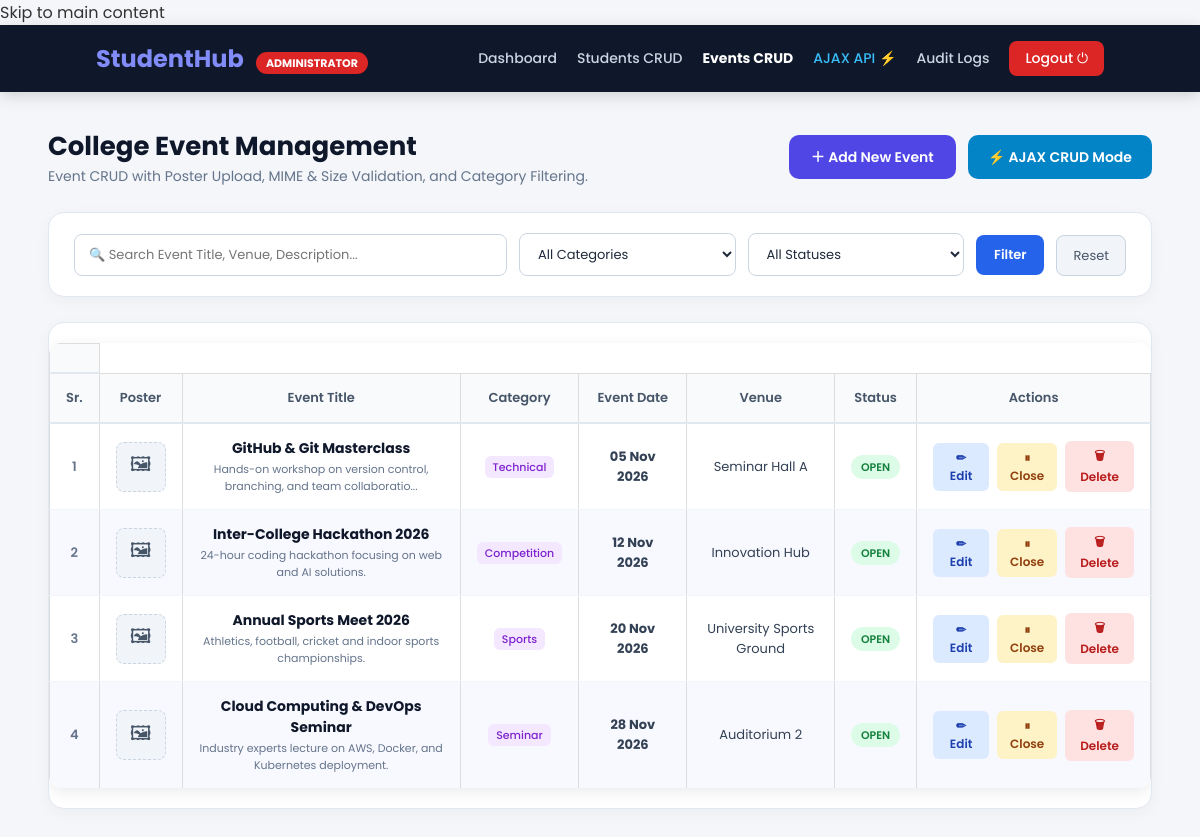
The page /php/manage_events.php (signed in) on the database its author committed.
### tables this page shows
CREATE TABLE IF NOT EXISTS events (
    event_id INT AUTO_INCREMENT PRIMARY KEY,
    event_name VARCHAR(150) NOT NULL,
    event_date DATE NOT NULL,
    venue VARCHAR(150),
    description TEXT,
    UNIQUE KEY unique_event_name (event_name)
);

### php/auth.php (called while the page is built, shortened)
<?php
function e($value) {
    return htmlspecialchars($value ?? '', ENT_QUOTES, 'UTF-8');
}

### php/manage_events.php (the view, shortened to what this page needs)
<?php
require_once __DIR__ . '/auth.php';
$upload_dir = dirname(__DIR__) . '/uploads/posters/';
$search_query   = trim($_GET['search'] ?? '');
$where_clauses = ["1=1"];
$where_sql = implode(" AND ", $where_clauses);
$sql = "SELECT event_id, event_name, event_date, venue, description, poster, category, status
        FROM events
        WHERE $where_sql
        ORDER BY event_date ASC, event_id ASC";
$stmt = $conn->prepare($sql);
$stmt->execute();
$events_res = $stmt->get_result();
$events = [];
while ($row = $events_res->fetch_assoc()) {
    $events[] = $row;
}
?>
<!DOCTYPE html>
<html lang="en">
<head>
    <link rel="stylesheet" href="../css/style.css">
    <link rel="stylesheet" href="../css/manage_events.css">
</head>
<body>
    <a href="#main-content" class="skip-link">Skip to main content</a>
    <nav class="admin-nav">
        <div>
            <span class="brand-text">StudentHub</span>
            <span class="admin-tag">Administrator</span>
        </div>
        <div class="admin-nav-links">
            <a href="admin_dashboard.php">Dashboard</a>
            <a href="manage_students.php">Students CRUD</a>
            <a href="manage_events.php" style="color:white; font-weight:700;">Events CRUD</a>
            <a href="ajax_events.php" style="color:#38bdf8;"> AJAX API ⚡</a>
            <a href="audit_logs.php">Audit Logs</a>
            <a href="logout.php" class="btn-logout">Logout ⏻</a>
        </div>
    </nav>
    <main id="main-content">
    <div class="page-wrap">
        <div class="header-bar">
            <div>
                <h1>College Event Management</h1>
                <p> Event CRUD with Poster Upload, MIME & Size Validation, and Category Filtering.</p>
            </div>
            <div style="display:flex; gap:12px;">
                <button type="button" class="btn-primary-action" onclick="openCreateModal()">
                    ＋ Add New Event
                </button>
                <a href="ajax_events.php" class="btn-ajax-link">
                    ⚡ AJAX CRUD Mode
                </a>
            </div>
        </div>
        <div class="filter-panel">
            <form method="GET" action="manage_events.php" class="filter-form">
                <div>
                    <input type="text" name="search" class="filter-input" placeholder="🔍 Search Event Title, Venue, Description..." value="<?= e($search_query) ?>">
                </div>
                <div>
                    <select name="category" class="filter-select">
                        <option value="">All Categories</option>
                    </select>
                </div>
                <div>
                    <select name="status" class="filter-select">
                        <option value="">All Statuses</option>
                    </select>
                </div>
                <div>
                    <button type="submit" class="btn-filter">Filter</button>
                </div>
                <div>
                    <a href="manage_events.php" class="btn-reset">Reset</a>
                </div>
            </form>
        </div>
        <div class="table-card">
            <div class="table-responsive">
                <table class="events-table">
                    <th scope="col"ead>
                        <tr>
                            <th scope="col" style="width:40px;">Sr.</th>
                            <th scope="col">Poster</th>
                            <th scope="col">Event Title</th>
                            <th scope="col">Category</th>
                            <th scope="col">Event Date</th>
                            <th scope="col">Venue</th>
                            <th scope="col">Status</th>
                            <th scope="col" style="text-align:center;">Actions</th>
                        </tr>
                    <tbody>
                        <?php if (empty($events)): ?>
                            <tr>
                                <td colspan="8" style="text-align:center; padding:35px; color:#64748b;">
                                    No events found matching your search and filter criteria.
                                </td>
                            </tr>
                        <?php else: ?>
                            <?php $evt_sr = 0; foreach ($events as $evt): $evt_sr++; ?>
                                <tr>
                                    <td style="color:#64748b; font-weight:600;"><?= $evt_sr ?></td>
                                    <td>
                                        <?php if (!empty($evt['poster']) && file_exists($upload_dir . $evt['poster'])): ?>
                                            <a href="../uploads/posters/<?= e($evt['poster']) ?>" target="_blank">
                                                <img src="../uploads/posters/<?= e($evt['poster']) ?>" class="poster-thumb" alt="Poster">
                                            </a>
                                        <?php else: ?>
                                            <div class="poster-placeholder" title="No poster uploaded">🖼</div>
                                        <?php endif; ?>
                                    </td>
                                    <td>
                                        <strong style="color:#0f172a; font-size:14px;"><?= e($evt['event_name']) ?></strong>
                                        <div style="font-size:11px; color:#64748b; margin-top:2px;">
                                            <?= e(substr($evt['description'] ?? '', 0, 70)) . (strlen($evt['description'] ?? '') > 70 ? '...' : '') ?>
                                        </div>
                                    </td>
                                    <td>
                                        <span class="badge-cat"><?= e($evt['category']) ?></span>
                                    </td>
                                    <td>
                                        <strong><?= date('d M Y', strtotime($evt['event_date'])) ?></strong>
                                    </td>
                                    <td><?= e($evt['venue']) ?></td>
                                    <td>
                                        <span class="badge <?= $evt['status'] === 'open' ? 'badge-open' : 'badge-closed' ?>">
                                            <?= ucfirst(e($evt['status'])) ?>
                                        </span>
                                    </td>
                                    <td>
                                        <div style="display:flex; gap:8px; justify-content:center; align-items:center;">
                                            <button type="button" class="btn-action btn-edit" onclick='openEditModal(<?= json_encode($evt, JSON_HEX_TAG | JSON_HEX_APOS | JSON_HEX_QUOT | JSON_HEX_AMP) ?>)'>
                                                ✏ Edit
                                            </button>
                                            <form method="POST" action="manage_events.php" style="display:inline;">
                                                <button type="submit" class="btn-action btn-toggle" title="Click to toggle Open/Closed">
                                                    <?= $evt['status'] === 'open' ? '⏸ Close' : '▶ Open' ?>
                                                </button>
                                            </form>
                                            <form method="POST" action="manage_events.php" style="display:inline;" onsubmit="return confirm('Delete event \'<?= e($evt['event_name']) ?>\' and its poster image?');">
                                                <button type="submit" class="btn-action btn-delete">🗑 Delete</button>
                                            </form>
                                        </div>
                                    </td>
                                </tr>
                            <?php endforeach; ?>
                        <?php endif; ?>
                    </tbody>
                </table>
            </div>
        </div>
    </div>
    </main>
</body>
</html>

### css/style.css (style rules this page uses)
* { margin:0; padding:0; box-sizing:border-box; font-family:'Poppins',sans-serif; }
body { background:#f7f8fc; color:#333; }
a { text-decoration:none; color:#333; }
nav { display:flex; gap:25px; }
nav a { font-weight:500; transition:.3s; }
button { background:#4F46E5; color:white; border:none; padding:12px 28px; border-radius:8px; cursor:pointer; transition:.3s; }
table { width:100%; border-collapse:collapse; background:white; margin-top:20px; }
table th { background:#4F46E5; color:white; }
table th, table td { padding:15px; text-align:center; border:1px solid #ddd; }
table { width: 100%; border-collapse: collapse; margin: 20px 0; background: #ffffff; border-radius: 12px; overflow: hidden; box-shadow: 0 4px 15px rgba(0, 0, 0, 0.08); }
table th { background: linear-gradient(135deg, #4f46e5, #5148d8); color: white; padding: 16px; text-align: center; font-weight: 600; }
table td { padding: 15px; text-align: center; border-bottom: 1px solid #e5e5e5; color: #333; }
table tr:nth-child(even) { background: #f8f8ff; }
table tr:last-child td { border-bottom: none; }

### rows shown on the page
events: event_name "GitHub & Git Masterclass", description "Hands-on workshop on version control, branching, and team collaboratio", category "Technical", event_date "05 Nov 2026", venue "Seminar Hall A", status "OPEN", shows "⏸ Close"
events: event_name "Inter-College Hackathon 2026", description "24-hour coding hackathon focusing on web and AI solutions.", category "Competition", event_date "12 Nov 2026", venue "Innovation Hub", status "OPEN", shows "⏸ Close"
events: event_name "Annual Sports Meet 2026", description "Athletics, football, cricket and indoor sports championships.", category "Sports", event_date "20 Nov 2026", venue "University Sports Ground", status "OPEN", shows "⏸ Close"
events: event_name "Cloud Computing & DevOps Seminar", description "Industry experts lecture on AWS, Docker, and Kubernetes deployment.", category "Seminar", event_date "28 Nov 2026", venue "Auditorium 2", status "OPEN", shows "⏸ Close"
